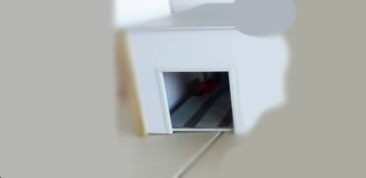
#> input picture Raspberry Pi firmware/Edge detection/input_image.jpeg, 366 x 178 px
$ python Canny_edge.py
#> lines starting #> are read from the running program, lines starting #| are printed output that depends on the picture; after the words box and inside, x2 and y2 are one past the last pixel; in counts of white or black regions, pixels touching at a corner belong together
import cv2
import numpy as np

# Load the image
image = cv2.imread('input_image.jpeg', 0)  # Read image as grayscale
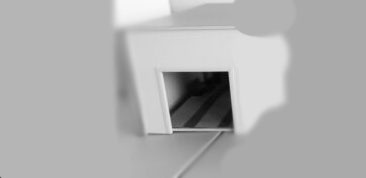
#> image: shape (178, 366); min 4, max 250, mean 175.1

# Perform edge detection using Canny edge detector
edges = cv2.Canny(image, 50, 200)  # Adjust the thresholds as needed
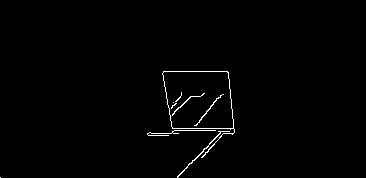
#> edges: shape (178, 366); 0.97% white in thin lines or dots, all inside (x1, y1, x2, y2) = (0, 71, 235, 178)

# Display the original and edge-detected images
cv2.imshow('Original Image', image)
cv2.imshow('Edge Detection', edges)
cv2.waitKey(0)
cv2.destroyAllWindows()
